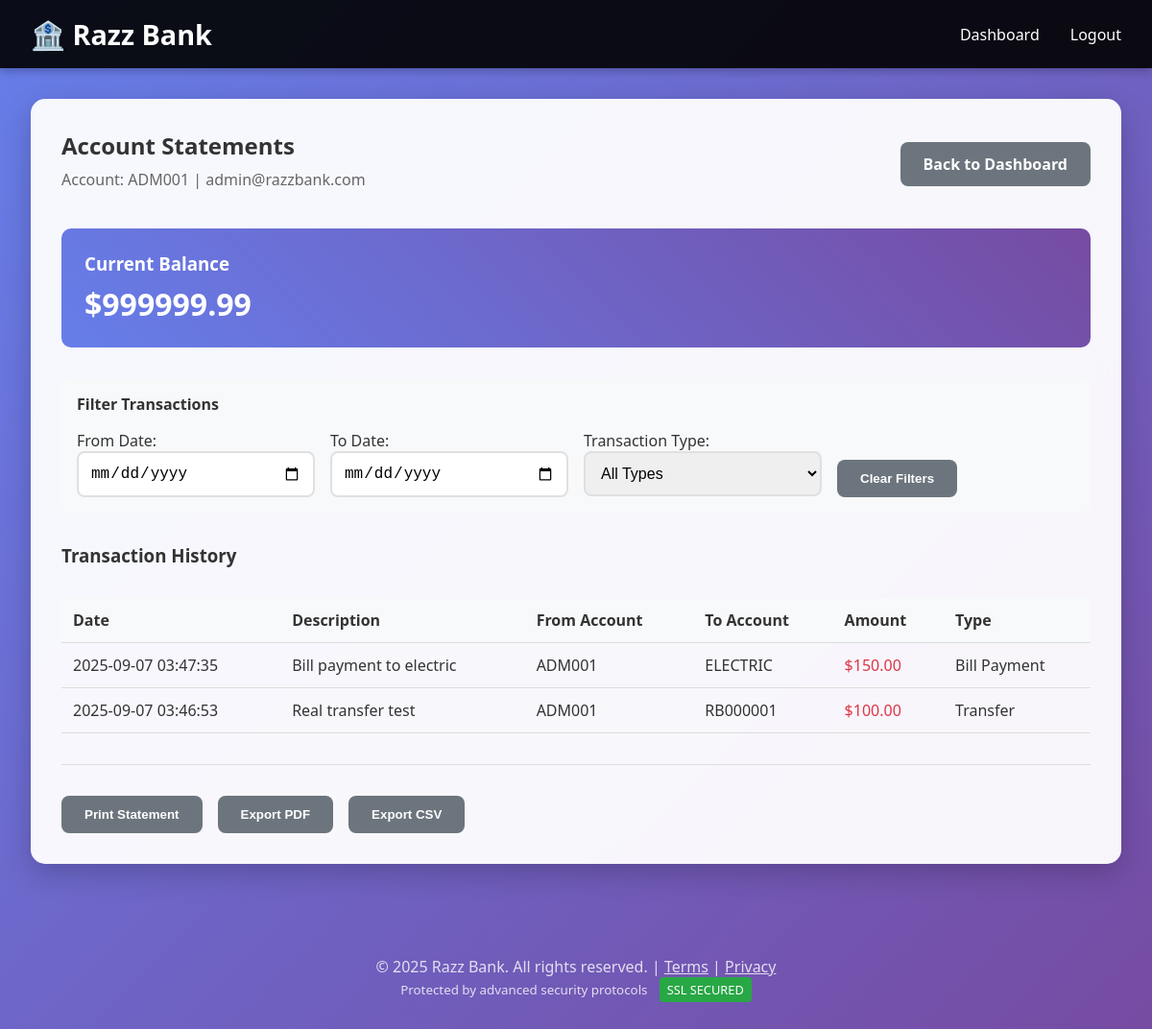
The app's page /statements (signed in) with its own data.
### tables this page shows
CREATE TABLE users (
            id INTEGER PRIMARY KEY AUTOINCREMENT,
            username TEXT UNIQUE NOT NULL,
            password TEXT NOT NULL,
            email TEXT NOT NULL,
            full_name TEXT NOT NULL,
            account_number TEXT UNIQUE NOT NULL,
            balance DECIMAL(10,2) DEFAULT 1000.00,
            role TEXT DEFAULT 'user',
            created_at TIMESTAMP DEFAULT CURRENT_TIMESTAMP
        );

CREATE TABLE transactions (
            id INTEGER PRIMARY KEY AUTOINCREMENT,
            from_account TEXT,
            to_account TEXT,
            amount DECIMAL(10,2),
            description TEXT,
            transaction_date TIMESTAMP DEFAULT CURRENT_TIMESTAMP
        );

### app.py (the view)
@app.route('/statements')
def statements():
    if 'user_id' not in session:
        return redirect(url_for('login'))
    conn = sqlite3.connect('razz_bank.db')
    cursor = conn.cursor()
    cursor.execute('SELECT * FROM users WHERE id = ?', (session['user_id'],))
    user = cursor.fetchone()
    if not user:
        conn.close()
        return redirect(url_for('login'))
    account_number = user[5]
    cursor.execute('''
        SELECT transaction_date, description, amount, from_account, to_account
        FROM transactions
        WHERE from_account = ? OR to_account = ?
        ORDER BY transaction_date DESC
        LIMIT 50
    ''', (account_number, account_number))
    transactions = cursor.fetchall()
    conn.close()
    formatted_transactions = []
    for txn in transactions:
        is_credit = txn[4] == account_number and txn[3] != account_number
        amount = txn[2] if is_credit else -txn[2]
        description = txn[1].lower()
        if 'bill payment' in description:
            txn_type = 'bill_payment'
        elif 'transfer' in description:
            txn_type = 'transfer'
        elif 'deposit' in description or 'salary' in description:
            txn_type = 'deposit'
        elif 'withdrawal' in description or 'atm' in description:
            txn_type = 'withdrawal'
        else:
            txn_type = 'other'
        formatted_transactions.append({
            'date': txn[0],
            'description': txn[1],
            'amount': amount,
            'type': txn_type,
            'from_account': txn[3],
            'to_account': txn[4]
        })
    return render_template('statements.html', user=user, transactions=formatted_transactions)

### app.py (called while the page is built)
@app.template_filter('format_transaction_type')
def format_transaction_type(txn_type):
    type_map = {
        'transfer': 'Transfer',
        'bill_payment': 'Bill Payment',
        'deposit': 'Deposit',
        'withdrawal': 'Withdrawal',
        'other': 'Other'
    }
    return type_map.get(txn_type, txn_type.replace('_', ' ').title())

### templates/statements.html (shortened to what this page needs)
{% extends "base.html" %}
{% block content %}
<div class="container">
    <div class="card">
        <div style="display: flex; justify-content: space-between; align-items: center; margin-bottom: 2rem;">
            <div>
                <h2 style="color: #333; margin: 0;">Account Statements</h2>
                <p style="margin: 0.5rem 0; color: #666;">Account: {{ user[5] }} | {{ user[3] }}</p>
            </div>
            <a href="{{ url_for('dashboard') }}" class="btn btn-secondary">Back to Dashboard</a>
        </div>
        <div class="balance-card" style="margin-bottom: 2rem;">
            <h3 style="margin-bottom: 0.5rem;">Current Balance</h3>
            <p class="balance-amount">${{ "%.2f"|format(user[6]) }}</p>
        </div>
        <div class="statement-filters" style="margin-bottom: 2rem; padding: 1rem; background: #f8f9fa; border-radius: 8px;">
            <h4 style="margin-bottom: 1rem;">Filter Transactions</h4>
            <div style="display: grid; grid-template-columns: repeat(auto-fit, minmax(200px, 1fr)); gap: 1rem;">
                <div>
                    <label for="dateFrom">From Date:</label>
                    <input type="date" id="dateFrom" class="form-control" onchange="filterTransactions()">
                </div>
                <div>
                    <label for="dateTo">To Date:</label>
                    <input type="date" id="dateTo" class="form-control" onchange="filterTransactions()">
                </div>
                <div>
                    <label for="typeFilter">Transaction Type:</label>
                    <select id="typeFilter" class="form-control" onchange="filterTransactions()">
                        <option value="">All Types</option>
                    </select>
                </div>
                <div style="display: flex; align-items: end;">
                    <button onclick="clearFilters()" class="btn btn-secondary">Clear Filters</button>
                </div>
            </div>
        </div>
        <div class="transaction-history">
            <h3 style="margin-bottom: 1rem;">Transaction History</h3>
            {% if transactions %}
            <div class="table-responsive">
                <table class="transaction-table" id="transactionTable">
                    <thead>
                        <tr>
                            <th>Date</th>
                            <th>Description</th>
                            <th>From Account</th>
                            <th>To Account</th>
                            <th>Amount</th>
                            <th>Type</th>
                        </tr>
                    </thead>
                    <tbody>
                        {% for txn in transactions %}
                        <tr data-date="{{ txn.date }}" data-type="{{ txn.type }}">
                            <td>{{ txn.date }}</td>
                            <td>{{ txn.description }}</td>
                            <td>{{ txn.from_account }}</td>
                            <td>{{ txn.to_account }}</td>
                            <td class="transaction-amount {% if txn.amount > 0 %}positive{% else %}negative{% endif %}">
                                {% if txn.amount > 0 %}+{% endif %}${{ "%.2f"|format(txn.amount|abs) }}</td>
                            <td class="transaction-type">{{ txn.type|format_transaction_type }}</td>
                        </tr>
                        {% endfor %}
                    </tbody>
                </table>
            </div>
            {% else %}
            <div style="text-align: center; padding: 3rem; color: #666;">
                <p>No transactions found for your account.</p>
                <a href="{{ url_for('dashboard') }}" class="btn btn-primary">Start Banking</a>
            </div>
            {% endif %}
        </div>
        <div class="statement-actions" style="margin-top: 2rem; padding-top: 2rem; border-top: 1px solid #ddd;">
            <div style="display: flex; gap: 1rem; flex-wrap: wrap;">
                <button onclick="window.print()" class="btn btn-secondary">Print Statement</button>
                <button onclick="exportToPDF()" class="btn btn-secondary">Export PDF</button>
                <button onclick="exportToCSV()" class="btn btn-secondary">Export CSV</button>
            </div>
        </div>
    </div>
</div>
{% endblock %}

### templates/base.html (shortened to what this page needs)
<!DOCTYPE html>
<html lang="en">
<head>
    <link rel="stylesheet" href="{{ url_for('static', filename='css/style.css') }}">
</head>
<body>
    <nav class="navbar">
        <div class="nav-container">
            <a href="{{ url_for('index') }}" class="logo">🏦 Razz Bank</a>
            <div class="nav-links">
                {% if session.user_id %}
                    <a href="{{ url_for('dashboard') }}">Dashboard</a>
                    <a href="{{ url_for('logout') }}">Logout</a>
                {% else %}
                    <a href="{{ url_for('index') }}">Home</a>
                    <a href="{{ url_for('login') }}">Login</a>
                    <a href="{{ url_for('register') }}">Register</a>
                {% endif %}
            </div>
        </div>
    </nav>
    <main>
        {% block content %}{% endblock %}
    </main>
    <footer class="footer">
        <p>&copy; 2025 Razz Bank. All rights reserved. | <a href="/terms" style="color: rgba(255,255,255,0.8);">Terms</a> | <a href="/privacy" style="color: rgba(255,255,255,0.8);">Privacy</a></p>
        <p><small>Protected by advanced security protocols</small> <span class="security-badge">SSL SECURED</span></p>
    </footer>
</body>
</html>

### static/css/style.css (style rules this page uses)
* { margin: 0; padding: 0; box-sizing: border-box; }
body { font-family: 'Segoe UI', Tahoma, Geneva, Verdana, sans-serif; background: linear-gradient(135deg, #667eea 0%, #764ba2 100%); min-height: 100vh; color: #333; }
.navbar { background: rgba(0, 0, 0, 0.9); padding: 1rem 0; box-shadow: 0 2px 10px rgba(0, 0, 0, 0.3); }
.nav-container { max-width: 1200px; margin: 0 auto; display: flex; justify-content: space-between; align-items: center; padding: 0 2rem; }
.logo { color: #fff; font-size: 1.8rem; font-weight: bold; text-decoration: none; }
.nav-links { display: flex; gap: 2rem; }
.nav-links a { color: #fff; text-decoration: none; transition: color 0.3s; }
.container { max-width: 1200px; margin: 2rem auto; padding: 0 2rem; }
.card { background: rgba(255, 255, 255, 0.95); border-radius: 15px; padding: 2rem; box-shadow: 0 10px 30px rgba(0, 0, 0, 0.2); backdrop-filter: blur(10px); }
.btn { padding: 12px 24px; border: none; border-radius: 8px; cursor: pointer; text-decoration: none; display: inline-block; transition: all 0.3s; font-weight: 600; }
.btn-secondary { background: #6c757d; color: white; }
.form-control { width: 100%; padding: 12px; border: 2px solid #e0e0e0; border-radius: 8px; font-size: 1rem; transition: border-color 0.3s; }
.balance-card { background: linear-gradient(45deg, #667eea, #764ba2); color: white; padding: 1.5rem; border-radius: 10px; margin-bottom: 1.5rem; }
.balance-amount { font-size: 2rem; font-weight: bold; margin: 0; }
.transaction-table { width: 100%; border-collapse: collapse; margin-top: 1rem; }
.transaction-table th, .transaction-table td { padding: 12px; text-align: left; border-bottom: 1px solid #e0e0e0; }
.transaction-table th { background-color: #f8f9fa; font-weight: 600; }
.transaction-amount.negative { color: #dc3545; }
.footer { text-align: center; padding: 2rem; color: rgba(255, 255, 255, 0.8); margin-top: 4rem; }
.security-badge { display: inline-block; background: #28a745; color: white; padding: 4px 8px; border-radius: 4px; font-size: 0.8rem; margin-left: 8px; }

### templates/statements.html (style rules this page uses)
.table-responsive { overflow-x: auto; }

### records on screen
users: account_number "ADM001", email "admin@razzbank.com", balance "999999.99"
transactions: date "2025-09-07 03:47:35", description "Bill payment to electric", from_account "ADM001", to_account "ELECTRIC", amount|abs "150.00", type "Bill Payment"
transactions: date "2025-09-07 03:46:53", description "Real transfer test", from_account "ADM001", to_account "RB000001", amount|abs "100.00", type "Transfer"
